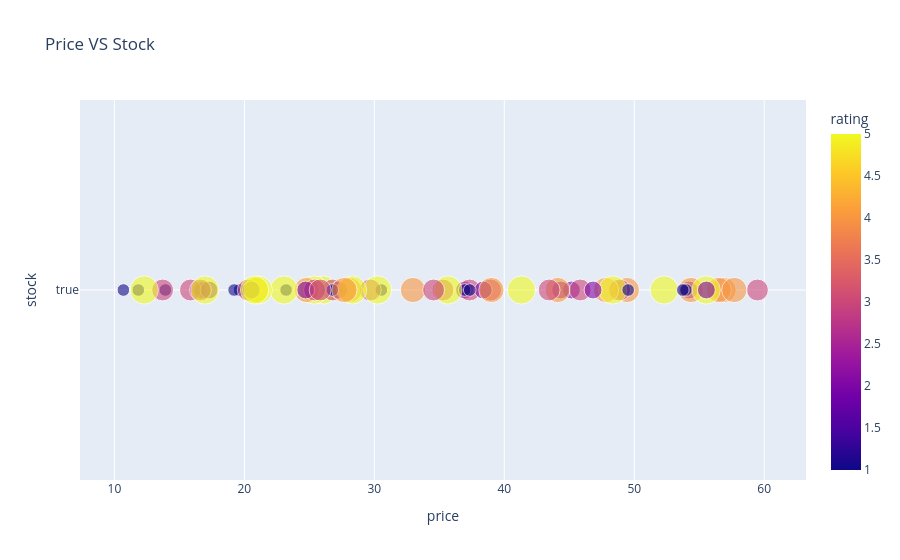

Notebook source saved alongside this figure:
### Code cell
fig = px.scatter(
    df,
    x="price",
    y="stock",
    color="rating",
    size="rating",
    opacity=0.6,
    hover_data=["title", "category"],
    title="Price VS Stock"
)

fig.update

fig.show()

### Figure 1 — Plotly figure (JSON) as saved in the notebook; plotly's stock layout.template omitted (floating-point values rounded to 4 significant figures; data arrays with more than 128 entries replaced by an {"elided": "..."} marker saying what was removed)
{"data": [{"customdata": {"elided": "69x2 str values"}, "hovertemplate": "price=%{x}<br>stock=%{y}<br>rating=%{marker.color}<br>title=%{customdata[0]}<br>category=%{customdata[1]}<extra></extra>", "legendgroup": "", "marker": {"color": [2, 4, 3, 2, 3, 2, 1, 4, 1, 3, 5, 4, 1, 4, 1, 4, 2, 1, 1, 5, 2, 3, 4, 3, 1, 3, 2, 3, 5, 5, 4, 4, 2, 5, 3, 1, 3, 2, 4, 5, 3, 3, 1, 1, 3, 5, 1, 5, 4, 3, 2, 4, 2, 3, 1, 4, 5, 1, 5, 5, 2, 1, 2, 5, 5, 3, 3, 4, 5], "coloraxis": "coloraxis", "opacity": 0.6, "size": [2, 4, 3, 2, 3, 2, 1, 4, 1, 3, 5, 4, 1, 4, 1, 4, 2, 1, 1, 5, 2, 3, 4, 3, 1, 3, 2, 3, 5, 5, 4, 4, 2, 5, 3, 1, 3, 2, 4, 5, 3, 3, 1, 1, 3, 5, 1, 5, 4, 3, 2, 4, 2, 3, 1, 4, 5, 1, 5, 5, 2, 1, 2, 5, 5, 3, 3, 4, 5], "sizemode": "area", "sizeref": 0.0125, "symbol": "circle"}, "mode": "markers", "name": "", "orientation": "h", "showlegend": false, "type": "scatter", "x": [45.17, 49.43, 48.87, 36.94, 37.33, 44.34, 30.54, 56.88, 23.21, 38.95, 26.08, 47.82, 19.63, 56.5, 16.64, 44.1, 54.21, 13.92, 10.69, 48.35, 16.73, 26.8, 54.36, 35.28, 11.84, 59.48, 27.26, 13.71, 25.37, 52.3, 20.89, 24.8, 38.38, 23.05, 43.45, 19.21, 25.4, 24.72, 57.7, 12.29, 15.85, 20.3, 53.98, 53.74, 29.69, 55.53, 36.95, 30.25, 28.08, 45.84, 20.55, 39.01, 17.28, 16.62, 37.34, 32.97, 28.32, 26.77, 21.07, 35.66, 55.55, 49.53, 46.83, 20.79, 41.32, 34.56, 25.83, 27.7, 16.97], "xaxis": "x", "y": [true, true, true, true, true, true, true, true, true, true, true, true, true, true, true, true, true, true, true, true, true, true, true, true, true, true, true, true, true, true, true, true, true, true, true, true, true, true, true, true, true, true, true, true, true, true, true, true, true, true, true, true, true, true, true, true, true, true, true, true, true, true, true, true, true, true, true, true, true], "yaxis": "y"}], "layout": {"coloraxis": {"colorbar": {"title": {"text": "rating"}}, "colorscale": [[0, "#0d0887"], [0.1111, "#46039f"], [0.2222, "#7201a8"], [0.3333, "#9c179e"], [0.4444, "#bd3786"], [0.5556, "#d8576b"], [0.6667, "#ed7953"], [0.7778, "#fb9f3a"], [0.8889, "#fdca26"], [1, "#f0f921"]]}, "legend": {"itemsizing": "constant", "tracegroupgap": 0}, "title": {"text": "Price VS Stock"}, "xaxis": {"anchor": "y", "domain": [0, 1], "title": {"text": "price"}}, "yaxis": {"anchor": "x", "domain": [0, 1], "title": {"text": "stock"}}}}
